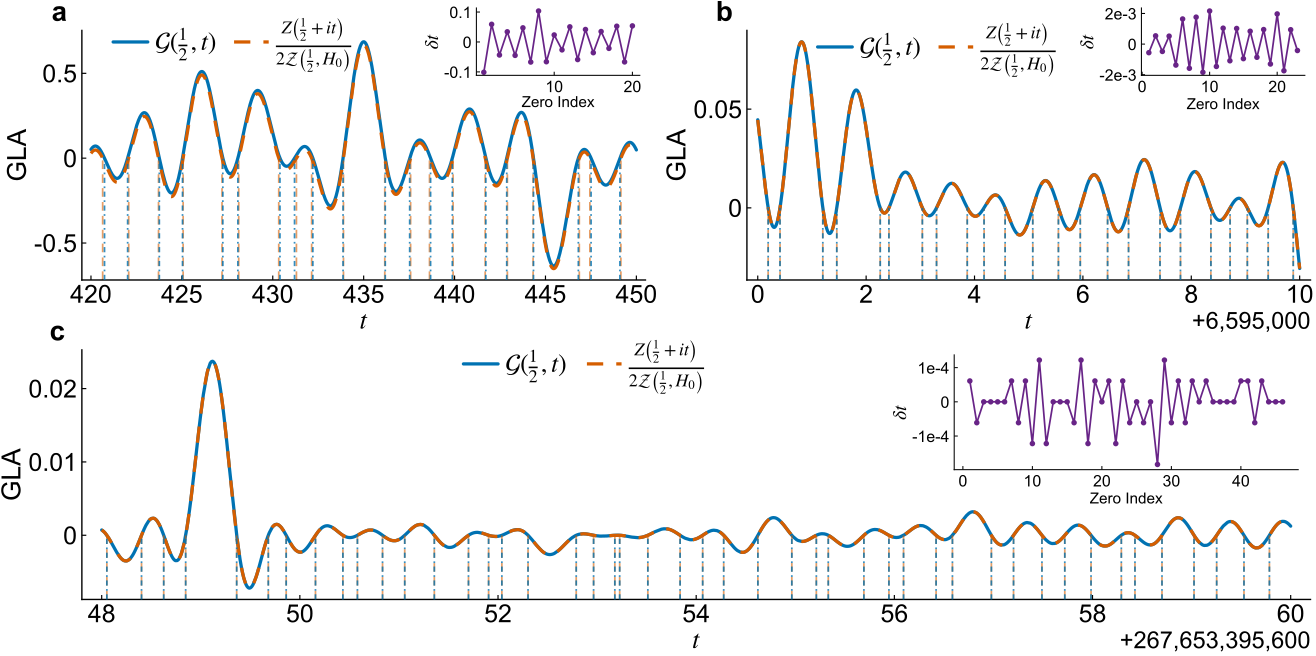

Recreate this plot in Python.
import numpy as np
import matplotlib.pyplot as plt
import matplotlib as mpl
from mpmath import zeta, pi, log, sqrt, exp
from matplotlib.axes import Axes
from scipy.special import loggamma
import matplotlib.ticker as mticker
from matplotlib.font_manager import FontProperties
plt.rcParams['axes.formatter.use_locale'] = True
plt.rcParams.update({
    'xtick.direction': 'in',          # 刻度线方向朝内
    'ytick.direction': 'in'          # 刻度线方向朝内 
})
class CommaOffsetOnly(mticker.ScalarFormatter):
    """只重写 offset 文本，用逗号分组；主刻度保持 ScalarFormatter 默认行为。"""
    def __init__(self, decimals=0, show_sign=False, **kwargs):
        super().__init__(useOffset=True, **kwargs)
        self.set_scientific(False)    # 不用科学计数法
        self.set_powerlimits((0, 0))  # 等价于 style='plain'
        self.decimals = decimals
        self.show_sign = show_sign

    def __call__(self, x, pos=None):
        # 主刻度标签：完全沿用父类
        return super().__call__(x, pos)

    def get_offset(self):
        off = getattr(self, 'offset', 0.0)
        if not off:
            return ''
        # 整数 -> 千分位；否则保留指定小数位
        if self.decimals == 0 and float(off).is_integer():
            s = f'{int(off):,}'
        else:
            s = f'{off:,.{self.decimals}f}'
        if self.show_sign and off > 0:
            s = '+' + s
        return s


# Font configuration aligned with Fig4.py.
# The final active math fontset is STIX, preventing external Computer Modern font lookup warnings.
plt.rcParams["text.usetex"] = False

LINE_WIDTH_tick = 1.0
LINE_WIDTH_MAIN = 2.35
LINE_WIDTH_ZERO = 1.25
LINE_WIDTH_INSET = 1.25
MARKER_SIZE_INSET = 4.0

# Font sizes are tuned to match the lighter density of Fig4.py and Fig5.py.
FIG_SIZE = (13.3, 6.55)

FS_LABEL = 19
FS_TICK = 18
FS_LEGEND = 18.5
FS_PANEL = 20
FS_INSET_LABEL = 14
FS_INSET_XLABEL = 11
FS_INSET_TICK = 11.5
FS_OFFSET = 17

LEGEND_COLUMN_SPACING = 0.65
LEGEND_COLUMN_SPACING_C = 0.75
LEGEND_HANDLE_LENGTH = 1.35
LEGEND_HANDLE_TEXT_PAD = 0.28
INSET_YLABEL_PAD = 1.0
INSET_XLABEL_PAD = 2
INSET_XLABEL_PAD_A = 0.5
INSET_POS_TOP_A = [0.70, 0.82, 0.29, 0.27]
INSET_POS_TOP = [0.70, 0.74, 0.29, 0.30]
INSET_POS_BOTTOM = [0.71, 0.52, 0.28, 0.46]

FONT_NAME = "Arial"

plt.rcParams["text.latex.preamble"] = r"\usepackage{amsmath}"
mpl.rcParams["mathtext.fontset"] = "custom"
mpl.rcParams["mathtext.rm"] = "Arial"
mpl.rcParams["mathtext.it"] = "Computer Modern:italic"
mpl.rcParams["mathtext.bf"] = "Computer Modern:bold"

plt.rcParams.update({
    "font.family": "sans-serif",
    "font.sans-serif": ["Arial"],
    "mathtext.fontset": "stix",
    "axes.linewidth": LINE_WIDTH_tick,
    "xtick.direction": "in",
    "ytick.direction": "in",
    "xtick.major.size": 3.2,
    "ytick.major.size": 3.2,
    "xtick.major.width": 0.85,
    "ytick.major.width": 0.85,
    "font.weight": "normal",
    "axes.labelweight": "normal",
    "axes.titleweight": "normal",
})

# Normal-weight font for offset text such as +6,595,000.
prop = FontProperties(family=FONT_NAME, size=FS_OFFSET, weight="normal", style="normal")


def style_main_axis(ax):
    ax.tick_params(axis="both", which="major", labelsize=FS_TICK, width=0.85, length=3.2)
    ax.spines["right"].set_visible(False)
    ax.spines["top"].set_visible(False)
    ax.spines["left"].set_linewidth(LINE_WIDTH_tick)
    ax.spines["bottom"].set_linewidth(LINE_WIDTH_tick)


def style_inset_axis(ax):
    ax.set_facecolor((1, 1, 1, 0.94))
    ax.tick_params(axis="both", which="major", labelsize=FS_INSET_TICK, width=0.75, length=2.6)
    ax.spines["right"].set_visible(False)
    ax.spines["top"].set_visible(False)
    ax.spines["left"].set_linewidth(0.75)
    ax.spines["bottom"].set_linewidth(0.75)


fig = plt.figure(figsize=FIG_SIZE)
fig.patch.set_facecolor("white")
color1, color2, color3 = ["#D55E00", "#0072B2", "#682487"]
gs = plt.GridSpec(2, 2)
ax_main = fig.add_subplot(gs[0, 0])
data=np.load("GLA1.npz", allow_pickle=True)
Z_acc=data['Z_acc']
Z_app=data['Z_app']
zeros_t_acc=data['zeros_t_acc']
zeros_t_app=data['zeros_t_app']
zero_diffs=data['zero_diffs']
t_vals = np.linspace(420, 450, 1000000)
ax_main.plot(
    t_vals, Z_app,
    label=r'$\mathcal{G}(\frac{1}{2},t)$',
    color=color2, linewidth=LINE_WIDTH_MAIN, solid_capstyle="round"
)
ax_main.plot(
    t_vals, Z_acc,
    linestyle=(0, (5, 4)),
    label=r'$\frac{Z\left(\frac{1}{2}+it\right)}{2\mathcal{Z}\left(\frac{1}{2},H_0\right)}$',
    color=color1, linewidth=LINE_WIDTH_MAIN, solid_capstyle="round"
)
ymin, ymax = ax_main.get_ylim()
# for z in zeros_t_acc:
#     ax_main.vlines(
#     z,
#     ymin=ymin,  # bottom of the plot
#     ymax=0,                       # up to y = 0
#     color=color1,
#     linestyle=(0, (3, 3)),
#     alpha=0.5,
#     linewidth=1.5
#     )
#     #ax_main3.axvline(z, color=color1, linestyle=":", alpha=0.5,linewidth=2, ymax=0)
# for z in zeros_t_app:
#     #ax_main3.axvline(z, color=color2, linestyle="-.", alpha=0.5,linewidth=2, ymax=0)
#     ax_main.vlines(
#     z,
#     ymin=ymin,  # bottom of the plot
#     ymax=0,                       # up to y = 0
#     color=color2,
#     linestyle=(0, (6, 2, 1, 2)),
#     alpha=0.5,
#     linewidth=1.5
#     )
for z in zeros_t_acc:
    ax_main.vlines(
        z,
        ymin=ymin,
        ymax=0,
        color=color1,                # 深红，物理期刊常用
        linestyle=(0, (5, 3)),          # 长虚线
        alpha=0.6,
        linewidth=LINE_WIDTH_ZERO,
        zorder=2
    )

for z in zeros_t_app:
    ax_main.vlines(
        z,
        ymin=ymin,
        ymax=0,
        color=color2,                # 深蓝，稳重不刺眼
        linestyle=(0, (3, 2, 1, 2)),    # 点-划线
        alpha=0.8,
        linewidth=LINE_WIDTH_ZERO,
        zorder=3
    )

ax_main.set_ylim(ymin,ymax)
#ax_main.set_title("Riemann Z-function Z(t) on Re(s)=1/2, 420 ≤ t ≤ 460")
#ax_main.set_title(r'Riemann $Z$-function $Z(t)$ on $\Re(s)=1/2$, $420 \leq t \leq 460$')
ax_main.set_xlabel(r'$t$',fontsize=FS_LABEL, labelpad=2)
ax_main.set_ylabel('GLA',fontsize=FS_LABEL, labelpad=2)
ax_main.legend(
    fontsize=FS_LEGEND, frameon=False, bbox_to_anchor=(0.27, 0.94),
    loc='center', ncol=2, columnspacing=LEGEND_COLUMN_SPACING,
    handlelength=LEGEND_HANDLE_LENGTH,
    handletextpad=LEGEND_HANDLE_TEXT_PAD, borderaxespad=0.0
)
ax_main.set_xlim(419.5, 450.5)
ax_main.set_title('a', x=-0.04, y=1.005, fontsize=FS_PANEL, fontweight='bold')
style_main_axis(ax_main)
#ax_main.grid(True)
ax_main.set_yticks([-0.5, 0, 0.5])
ax_main.set_yticklabels(["-0.5", "0", "0.5"])
# Create inset plot for differences
ax_inset = ax_main.inset_axes(INSET_POS_TOP_A)  # [left, bottom, width, height]
min_len = min(len(zeros_t_acc), len(zeros_t_app))
ax_inset.plot(
    range(1, min_len + 1), zero_diffs,
    marker='o', markersize=MARKER_SIZE_INSET, markeredgewidth=0,
    linestyle='-', linewidth=LINE_WIDTH_INSET, color=color3
)
ax_inset.set_xlabel("Zero Index", fontsize=FS_INSET_XLABEL, labelpad=INSET_XLABEL_PAD_A)
ax_inset.set_ylabel(r'$\delta t$', fontsize=FS_INSET_LABEL, labelpad=INSET_YLABEL_PAD)
style_inset_axis(ax_inset)
ax_inset.set_yticks([-0.1, 0, 0.1])
ax_inset.set_yticklabels(["-0.1", "0", "0.1"])

ax_main2 = fig.add_subplot(gs[0, 1])
data=np.load("GLA2.npz", allow_pickle=True)
Z_acc=data['Z_acc']
Z_app=data['Z_app']
zeros_t_acc=data['zeros_t_acc']
zeros_t_app=data['zeros_t_app']
zero_diffs=data['zero_diffs']
ax_main2.set_xlim(6595000-0.2,6595010.2)
t_vals = np.linspace(6595000, 6595010, 1000000)
ax_main2.plot(
    t_vals, Z_app,
    label=r'$\mathcal{G}(\frac{1}{2},t)$',
    color=color2, linewidth=LINE_WIDTH_MAIN, solid_capstyle="round"
)
ax_main2.plot(
    t_vals, Z_acc,
    linestyle=(0, (5, 4)),
    label=r'$\frac{Z\left(\frac{1}{2}+it\right)}{2\mathcal{Z}\left(\frac{1}{2},H_0\right)}$',
    color=color1, linewidth=LINE_WIDTH_MAIN, solid_capstyle="round"
)
ymin, ymax = ax_main2.get_ylim()
for z in zeros_t_acc:
    ax_main2.vlines(
        z,
        ymin=ymin,
        ymax=0,
        color=color1,                # 深红，物理期刊常用
        linestyle=(0, (5, 3)),          # 长虚线
        alpha=0.6,
        linewidth=LINE_WIDTH_ZERO,
        zorder=2
    )

for z in zeros_t_app:
    ax_main2.vlines(
        z,
        ymin=ymin,
        ymax=0,
        color=color2,                # 深蓝，稳重不刺眼
        linestyle=(0, (3, 2, 1, 2)),    # 点-划线
        alpha=0.8,
        linewidth=LINE_WIDTH_ZERO,
        zorder=3
    )
ax_main2.set_ylim(ymin,ymax)
#ax_main.set_title("Riemann Z-function Z(t) on Re(s)=1/2, 420 ≤ t ≤ 460")
#ax_main.set_title(r'Riemann $Z$-function $Z(t)$ on $\Re(s)=1/2$, $420 \leq t \leq 460$')
ax_main2.set_xlabel(r'$t$',fontsize=FS_LABEL, labelpad=2)
ax_main2.set_ylabel('GLA',fontsize=FS_LABEL, labelpad=2)
legend=ax_main2.legend(
    fontsize=FS_LEGEND, frameon=False, bbox_to_anchor=(0.34, 0.92),
    loc='center', ncol=2, columnspacing=LEGEND_COLUMN_SPACING,
    facecolor='white', handlelength=LEGEND_HANDLE_LENGTH,
    handletextpad=LEGEND_HANDLE_TEXT_PAD, borderaxespad=0.0
)
ax_main2.set_title('b', x=-0.04, y=1.005, fontsize=FS_PANEL, fontweight='bold')
style_main_axis(ax_main2)
ax_main2.set_yticks([0, 0.05])
ax_main2.set_yticklabels(["0", "0.05"])
fmt = CommaOffsetOnly(decimals=0, show_sign=True) 
ax_main2.xaxis.set_major_formatter(fmt)
offset_text2 = ax_main2.get_xaxis().get_offset_text()
offset_text2.set_fontproperties(prop)
offset_text2.set_fontweight('normal')
offset_text2.set_fontstyle('normal')

#ax_main.grid(True)
# Create inset plot for differences
ax_inset = ax_main2.inset_axes(INSET_POS_TOP_A)  # [left, bottom, width, height]
min_len = min(len(zeros_t_acc), len(zeros_t_app))
ax_inset.plot(
    range(1, min_len + 1), zero_diffs,
    marker='o', markersize=MARKER_SIZE_INSET, markeredgewidth=0,
    linestyle='-', linewidth=LINE_WIDTH_INSET, color=color3
)
ax_inset.set_xlabel("Zero Index", fontsize=FS_INSET_XLABEL, labelpad=INSET_XLABEL_PAD)
#ax_inset.set_ylabel(r'|t_\mathrm{acc} - t_\mathrm{app}|', fontsize=6)
ax_inset.set_ylabel(r'$\delta t$', fontsize=FS_INSET_LABEL, labelpad=INSET_YLABEL_PAD)
style_inset_axis(ax_inset)
ax_inset.set_yticks([-0.002, 0,0.002])
ax_inset.set_yticklabels(["-2e-3", "0", "2e-3"])

#ax_inset.grid(True)

ax_main3 = fig.add_subplot(gs[1, :])
data=np.load("GLA3.npz", allow_pickle=True)
Z_acc=data['Z_acc']
Z_app=data['Z_app']
zeros_t_acc=data['zeros_t_acc']
zeros_t_app=data['zeros_t_app']
#print(len(zeros_t_acc),len(zeros_t_app))
#zero_diffs=data['zero_diffs']
diff=[]
zeros_t_appfix=[]
for i in zeros_t_acc:
    idx = np.argmin(np.abs(zeros_t_app - i))
    diff.append(i-zeros_t_app[idx])
    zeros_t_appfix.append(zeros_t_app[idx])
ax_main3.set_xlim(267653395648-0.2,267653395648+12.2)
t_vals = np.linspace(267653395648, 267653395648+12, 1000000)
ax_main3.plot(
    t_vals, Z_app,
    label=r'$\mathcal{G}(\frac{1}{2},t)$',
    color=color2, linewidth=LINE_WIDTH_MAIN, solid_capstyle="round"
)
ax_main3.plot(
    t_vals, Z_acc,
    linestyle=(0, (5, 4)),
    label=r'$\frac{Z\left(\frac{1}{2}+it\right)}{2\mathcal{Z}\left(\frac{1}{2},H_0\right)}$',
    color=color1, linewidth=LINE_WIDTH_MAIN, solid_capstyle="round"
)
ymin, ymax = ax_main3.get_ylim()
for z in zeros_t_acc:
    ax_main3.vlines(
        z,
        ymin=ymin,
        ymax=0,
        color=color1,                # 深红，物理期刊常用
        linestyle=(0, (5, 3)),          # 长虚线
        alpha=0.6,
        linewidth=LINE_WIDTH_ZERO,
        zorder=2
    )

for z in zeros_t_appfix:
    ax_main3.vlines(
        z,
        ymin=ymin,
        ymax=0,
        color=color2,                # 深蓝，稳重不刺眼
        linestyle=(0, (3, 2, 1, 2)),    # 点-划线
        alpha=0.8,
        linewidth=LINE_WIDTH_ZERO,
        zorder=3
    )
ax_main3.set_ylim(ymin,ymax)
#ax_main.set_title("Riemann Z-function Z(t) on Re(s)=1/2, 420 ≤ t ≤ 460")
#ax_main.set_title(r'Riemann $Z$-function $Z(t)$ on $\Re(s)=1/2$, $420 \leq t \leq 460$')
ax_main3.set_xlabel(r'$t$',fontsize=FS_LABEL, labelpad=2)
ax_main3.set_ylabel('GLA',fontsize=FS_LABEL, labelpad=2)
ax_main3.legend(
    fontsize=FS_LEGEND, frameon=False, bbox_to_anchor=(0.41, 0.93),
    loc='center', ncol=2, columnspacing=LEGEND_COLUMN_SPACING_C,
    handlelength=LEGEND_HANDLE_LENGTH,
    handletextpad=LEGEND_HANDLE_TEXT_PAD, borderaxespad=0.0
)
ax_main3.set_title('c', x=-0.02, y=1.005, fontsize=FS_PANEL, fontweight='bold')
style_main_axis(ax_main3)

fmt = CommaOffsetOnly(decimals=0, show_sign=True) 
ax_main3.xaxis.set_major_formatter(fmt)
offset_text3 = ax_main3.get_xaxis().get_offset_text()
offset_text3.set_fontproperties(prop)
offset_text3.set_fontweight('normal')
offset_text3.set_fontstyle('normal')

ax_main3.set_yticks([0, 0.01,0.02])
ax_main3.set_yticklabels(["0", "0.01", "0.02"])
#ax_main.grid(True)
# Create inset plot for differences
ax_inset = ax_main3.inset_axes(INSET_POS_BOTTOM)  # [left, bottom, width, height]
min_len = min(len(zeros_t_acc), len(zeros_t_app))
ax_inset.plot(
    range(1, min_len + 1), diff,
    marker='o', markersize=MARKER_SIZE_INSET, markeredgewidth=0,
    linestyle='-', linewidth=LINE_WIDTH_INSET, color=color3
)
ax_inset.set_xlabel("Zero Index", fontsize=FS_INSET_XLABEL, labelpad=INSET_XLABEL_PAD)
#ax_inset.set_ylabel(r'|t_\mathrm{acc} - t_\mathrm{app}|', fontsize=6)
ax_inset.set_ylabel(r'$\delta t$', fontsize=FS_INSET_LABEL, labelpad=INSET_YLABEL_PAD)
style_inset_axis(ax_inset)
ax_inset.set_yticks([-0.0001, 0, 0.0001])

# Set the x-tick labels using LaTeX for scientific notation
ax_inset.set_yticklabels(["-1e-4", "0", "1e-4"])

plt.subplots_adjust(left=0.070,   # 图像左边距（0~1之间，越大间距越大）
                    right=0.995,  # 图像右边距（0~1之间，越小间距越大）
                    top=0.955,    # 图像上边距（0~1之间，越小间距越大）
                    bottom=0.085,
                    wspace=0.18,
                    hspace=0.28)
# Save the plot
#plt.show()
plt.savefig('Fig2.pdf', bbox_inches="tight", pad_inches=0.01)
